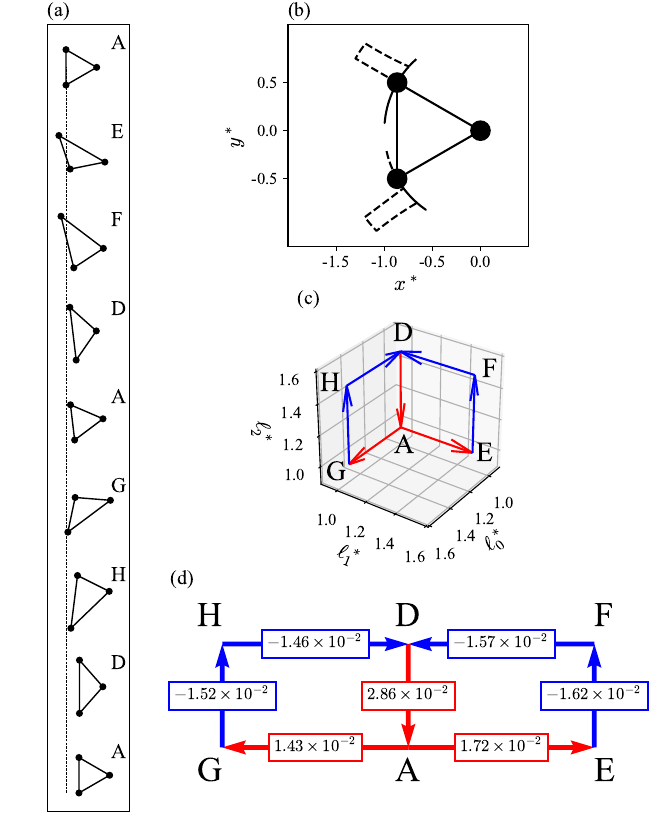

The script that saved this image:
#!/usr/bin/env python3
import numpy as np
import pandas as pd
import matplotlib.pyplot as plt
from matplotlib.gridspec import GridSpec, GridSpecFromSubplotSpec
plt.rcParams['font.family'] = 'TImes New Roman'
plt.rcParams['mathtext.fontset'] = 'cm'
plt.rcParams['font.size'] = 12

from snapshot import drawSwimmer 
from deformation import drawDeformation
from arm_space_transition import drawArmSpaceTransition
from state_transition import drawStateTransition

def main():
    fig = plt.figure(figsize=(5*(4/3), 15))
    gs_master = GridSpec(
            nrows=3,
            ncols=4,
            height_ratios=[1, 1, 1],
            width_ratios=[1, 0.7, 1.5, 0.7],
            )
    gs_master.update(left=0.01,right=0.97,top=0.97,bottom=0.02,wspace=0.0,hspace=0.2)
    
    gs0 = GridSpecFromSubplotSpec(nrows=3, ncols=1, subplot_spec=gs_master[:,0])
    ax0 = fig.add_subplot(gs0[:,:])
    
    gs12 = GridSpecFromSubplotSpec(nrows=2, ncols=1, subplot_spec=gs_master[:2,2], hspace=0.3)
    ax1 = fig.add_subplot(gs12[0])
    ax2 = fig.add_subplot(gs12[1], projection='3d')
    gs3 = GridSpecFromSubplotSpec(nrows=1, ncols=1, subplot_spec=gs_master[2,1:])
    ax3 = fig.add_subplot(gs3[:,:])

    df = pd.read_csv('../data/strategy_record/a_interval0.5_maxlength1.5.csv')
    """
    ax0
    """
    plot_time = {}
    plot_time['sync'] = [0.0, 0.5, 1.0, 1.5, 2.0, 2.5, 3.0, 3.5, 4.0, ]
    for i in range(len(plot_time['sync'])):
        plot_time['sync'][i] += i * 20
    drawSwimmer(ax0, df, plot_time['sync'], ymin=0, ymax=20)
    ax0.set_title('(a)', loc='left')

    """
    ax1
    """
    drawDeformation(ax1, df)
    ax1.set_title('(b)', loc='left')

    """
    ax2
    """
    drawArmSpaceTransition(ax2)
    ax2.set_title('(c)', loc='left')

    """
    ax3
    """
    drawStateTransition(ax3)
    ax3.set_title('(d)', loc='left')

    plt.show()
    fig.savefig('alt.pdf')



if __name__ == '__main__':
    main()
